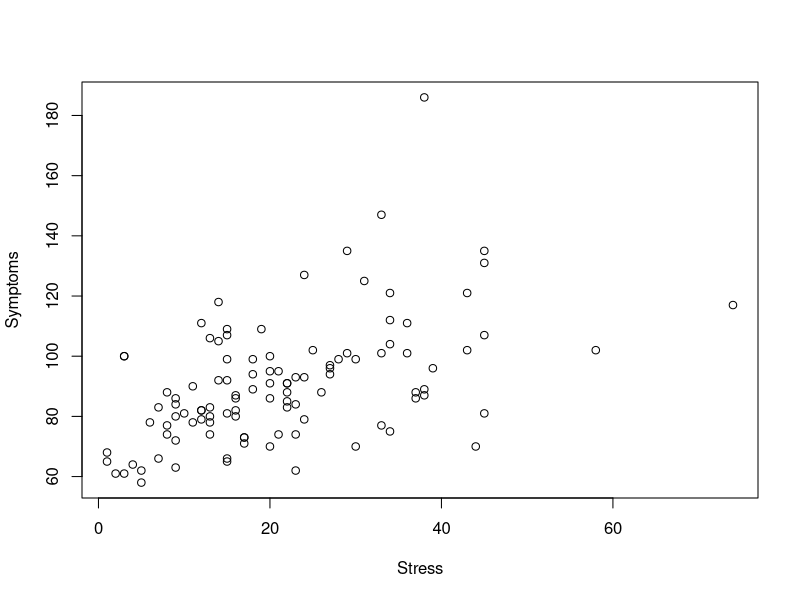
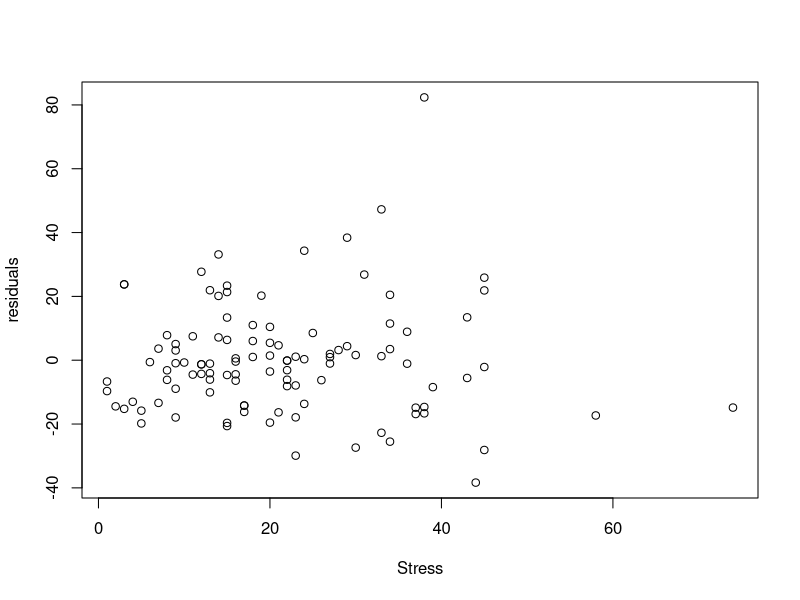
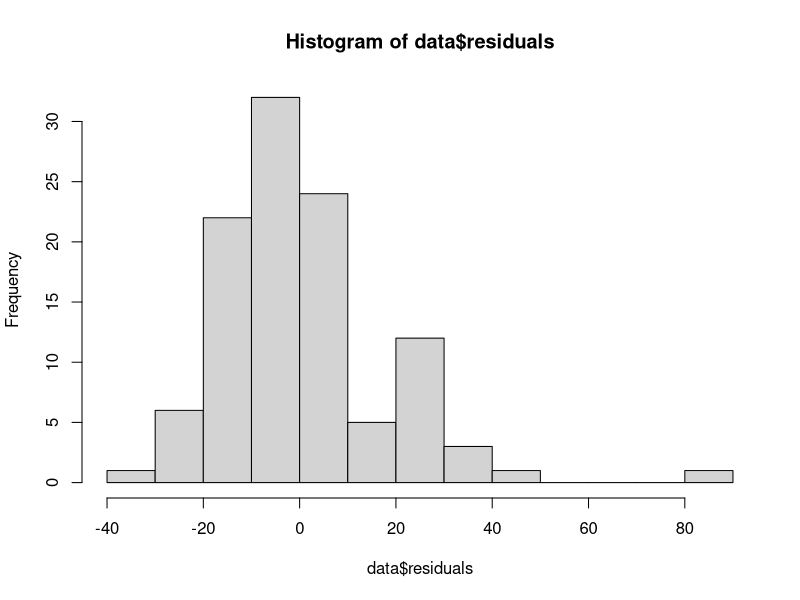
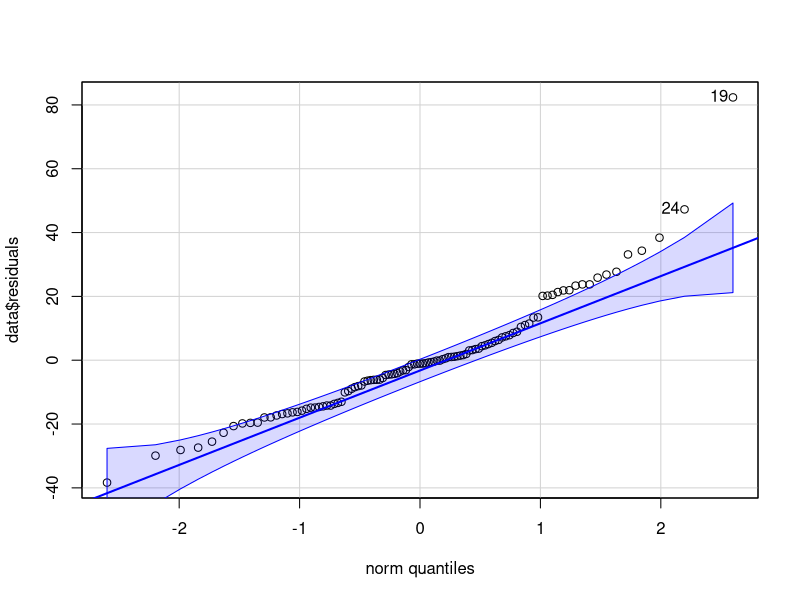

Write R code to recreate these figures, in order.
## ---- chunk 1
knitr::opts_chunk$set(echo = TRUE)

loadNamespace('haven')

data <- haven::read_sav('Lab 08 - Stress.sav')
data <- as.data.frame(data)

## ---- chunk 2
plot(Symptoms ~ Stress, data)
## ---- chunk 3
model <- lm(Symptoms ~ Stress, data)
model
## ---- chunk 4
model <- lm(Symptoms ~ Stress, data)
summary(model)
## ---- chunk 5
data$residuals <- residuals(model)
data$predicted <- predict(model)
plot(residuals ~ Stress, data)
## ---- chunk 6
library(car)
hist(data$residuals, breaks=10)
qqPlot(data$residuals)
## ---- chunk 7
summary(model)
## ---- chunk 8
confint(model)
## ---- chunk 9
model <- lm(Symptoms ~ Stress, data)
new_data <- data.frame(Stress=35)
predict(model, new_data, interval='confidence')
## ---- chunk 10
model <- lm(Symptoms ~ Stress, data)
new_data <- data.frame(Stress=35)
predict(model, new_data, interval='prediction')
